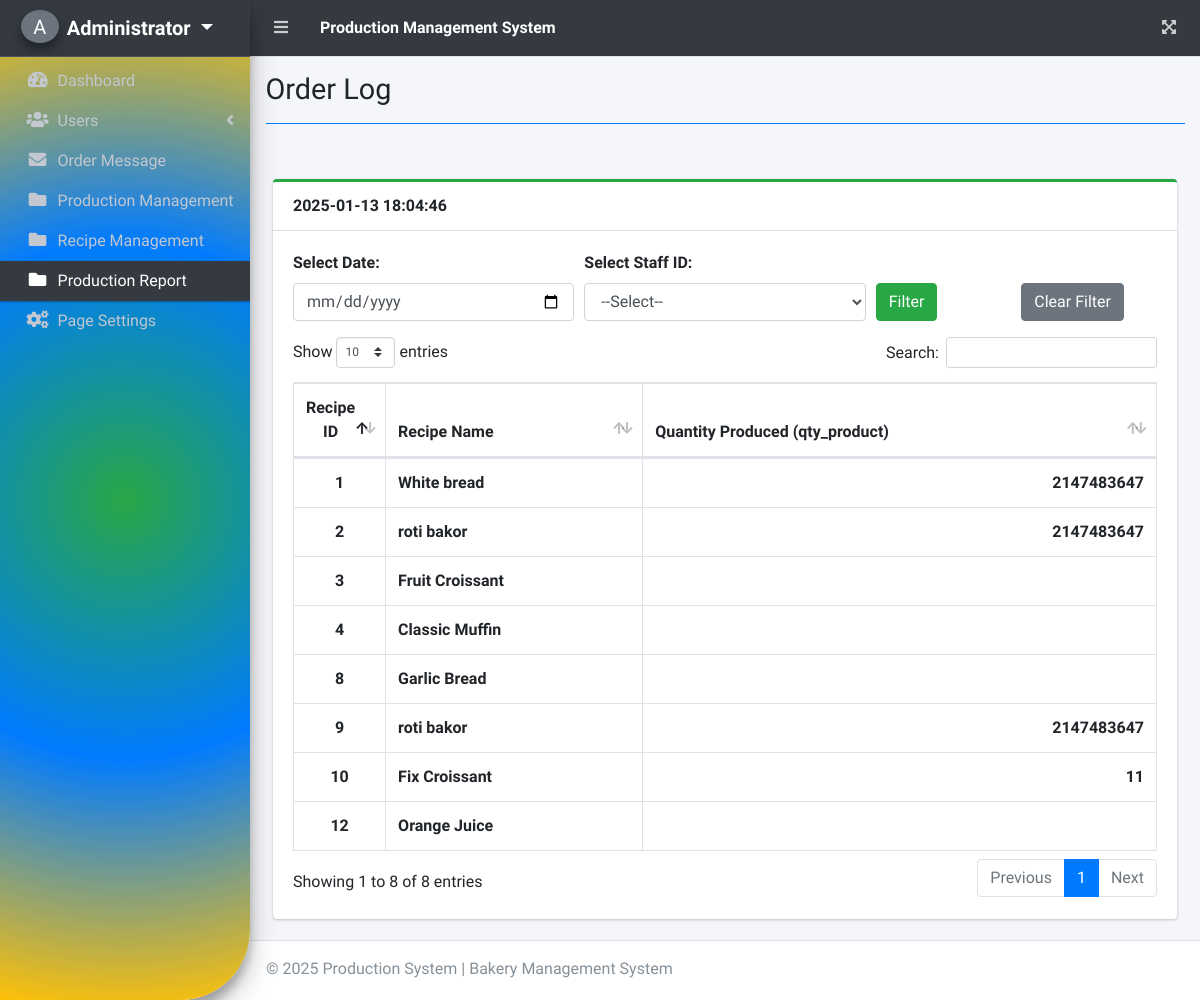
The page /index.php?page=order_log (signed in) on the database its author committed.
### tables this page shows
CREATE TABLE `receipe` (
  `recipe_id` int(11) NOT NULL,
  `recipe_name` text NOT NULL,
  `recipe_step` text NOT NULL,
  `equipment` varchar(11) NOT NULL,
  `product_id` int(10) NOT NULL
);

### order_log.php (the view, shortened to what this page needs)
<?php include 'db_connect.php'; ?>
<div class="container my-4">
    <div class="card card-outline card-success">
        <div class="card-header d-flex justify-content-between align-items-center">
            <b><?php echo date('Y-m-d'); ?> <span id="current_time"><?php echo date('H:i:s'); ?></span></b>
        </div>
        <div class="card-body">
            <form method="POST" action="" id="filter_form">
                <div class="form-row mb-3">
                    <div class="col-md-4">
                        <label for="filter_date">Select Date:</label>
                        <input type="date" id="filter_date" name="filter_date" class="form-control" value="<?php echo isset($_POST['filter_date']) ? $_POST['filter_date'] : ''; ?>">
                    </div>
                    <div class="col-md-4">
                        <label for="staff_id">Select Staff ID:</label>
                        <select id="staff_id" name="staff_id" class="form-control">
                            <option value="">--Select--</option>
                        </select>
                    </div>
                    <div class="col-md-2 d-flex align-items-end">
                        <button type="submit" class="btn btn-success">Filter</button>
                    </div>
                    <div class="col-md-2 d-flex align-items-end">
                        <button type="button" id="clear_filter" class="btn btn-secondary">Clear Filter</button>
                    </div>
                </div>
            </form>
            <table class="table table-hover table-bordered" id="list">
                <thead>
                    <tr>
                        <th class="text-center" width="10px">Recipe ID</th>
                        <th>Recipe Name</th>
                        <th>Quantity Produced (qty_product)</th>
                    </tr>
                </thead>
                <tbody>
                    <?php
                    $query = "SELECT r.recipe_id, r.recipe_name, SUM(c.qty_product) AS total_quantity FROM receipe r LEFT JOIN categories c ON r.recipe_name = c.recipe_name WHERE 1";
                    $query .= " GROUP BY r.recipe_id, r.recipe_name";
                    $stmt = $conn->prepare($query);
                    if ($stmt->execute()) {
                        $result = $stmt->get_result();
                        while ($row = $result->fetch_assoc()):
                    ?>
                        <tr>
                            <td class="text-center"><b><?php echo $row['recipe_id']; ?></b></td>
                            <td><b><?php echo $row['recipe_name']; ?></b></td>
                            <td class="text-right"><b><?php echo $row['total_quantity']; ?></b></td>
                        </tr>
                    <?php
                        endwhile;
                    } else {
                        echo "Error: " . $conn->error;
                    }
                    ?>
                </tbody>
            </table>
        </div>
    </div>
</div>

### rows shown on the page
receipe: recipe_id "1", recipe_name "White bread", total_quantity "2147483647"
receipe: recipe_id "2", recipe_name "roti bakor", total_quantity "2147483647"
receipe: recipe_id "3", recipe_name "Fruit Croissant"
receipe: recipe_id "4", recipe_name "Classic Muffin"
receipe: recipe_id "8", recipe_name "Garlic Bread"
receipe: recipe_id "9", recipe_name "roti bakor", total_quantity "2147483647"
receipe: recipe_id "10", recipe_name "Fix Croissant", total_quantity "11"
receipe: recipe_id "12", recipe_name "Orange Juice"

### other values the page prints
substr($_SESSION['login_fullname'], 0,1) "A"
$_SESSION['login_fullname'] "Administrator"
$title "Order Log"
